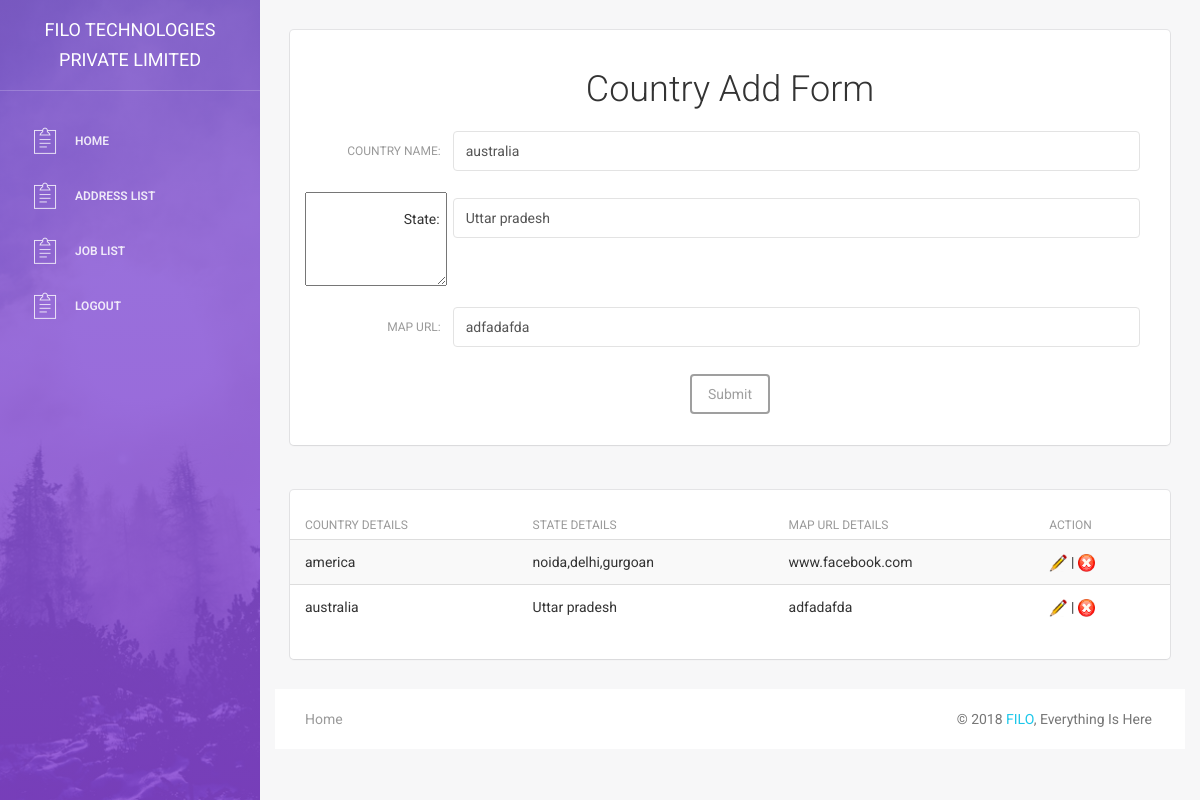
The app's page /_admin/address_view.php?id=22 (signed in) with its own data.
### tables this page shows
CREATE TABLE `country_details` (
  `id` int(20) NOT NULL,
  `country` varchar(255) NOT NULL,
  `state` varchar(255) NOT NULL,
  `map_url` varchar(255) NOT NULL
);

### _admin/address_view.php (the view, shortened to what this page needs)
<?php
	include("includes/header.php");
       if(isset($_SESSION['email'])) {
	if(isset($_REQUEST['id'])){
		$add_sql = "select * from country_details where id = '$_REQUEST[id]'";
		$add_rs = mysqli_query($conn, $add_sql);
		$data = mysqli_fetch_assoc($add_rs);
	}
   }else{
		   header("location:index.php?msg=please login first");
	   }
?>
<div class="main-panel">
<div class="content">
<div class="container-fluid">
<div class="row">
<div class="col-md-12">
<div class="card quiz_card">
	<h2 style="text-align:center;">Country Add Form</h2>
   <form class="form-horizontal" action="lib/country.php" enctype="multipart/form-data" method="post">
     <div class="form-group">
      <label class="control-label col-sm-2 quiz_title" for="sec_ques_name"> Country Name:</label>
      <div class="col-sm-10">
        <input type="text" class="form-control" id="sec_ques_name" placeholder="Enter country name" name="country" value="<?php if(isset($data['country'])){echo $data['country']; }?>">
 </div>
    </div>
    <div class="form-group">
      <textarea class="control-label col-sm-2 quiz_title" > State:</textarea>
      <div class="col-sm-10">
        <input type="text" class="form-control" id="sec_ques_name" placeholder="Enter state" name="state" value="<?php if(isset($data['state'])){echo $data['state']; }?>">
 </div>
    </div>
    <div class="form-group">
      <label class="control-label col-sm-2 quiz_title" for="sec_ques_name"> Map Url:</label>
      <div class="col-sm-10">
        <input type="text" class="form-control" id="sec_ques_name" placeholder="Enter map url" name="map_url" value="<?php if(isset($data['map_url'])){echo $data['map_url']; }?>">
 </div>
    </div>
    <div class="form-group">
      <div class="col-sm-12" style="text-align:center;">
        <button type="submit" class="btn btn-default" >Submit</button>
      </div>
    </div>
      </form>
</div>
</div>
<div class="col-md-12">
<div class="card">
   <form name="address_view" action="lib/country.php">
		<div class="content table-responsive table-full-width">
		<table class="table table-hover table-striped">
			<thead>
				<th>Country details</th>
				<th>state details</th>
				<th>map url details</th>
				<th>action</th>
			</thead>
			<tbody>
			<?php
			    global $conn;
				$sql = "select * from country_details";
				$rs = mysqli_query($conn, $sql);
				while($data = mysqli_fetch_assoc($rs)){
			?>
			<tr>
				<td><?php echo $data['country'];?></td>
				<td><?php echo $data['state'];?></td>
				<td><?php echo $data['map_url'];?></td>
				<td><a href="address_view.php?id=<?php echo $data['id'];?>"><img src="images/edit.png" height="18"></a> | <a href="javascript:delete_address_records(<?php echo $data['id'];?>);"> <img src="images/del.png" height="18"> </a> </td>
			</tr>
			<?php
				}
			?>
			</tbody>
		</table>
	</div>
      </form>
</div>
</div>
</div>
</div>
<?php
	include("includes/footer.php");
?>

### _admin/assets/css/style.css (style rules this page uses)
.quiz_card { padding: 10px 30px; }
.quiz_title { line-height: 40px; }

### records on screen
country_details: country "australia", state "Uttar pradesh", map_url "adfadafda"
country_details: country "america", state "noida,delhi,gurgoan", map_url "www.facebook.com"
